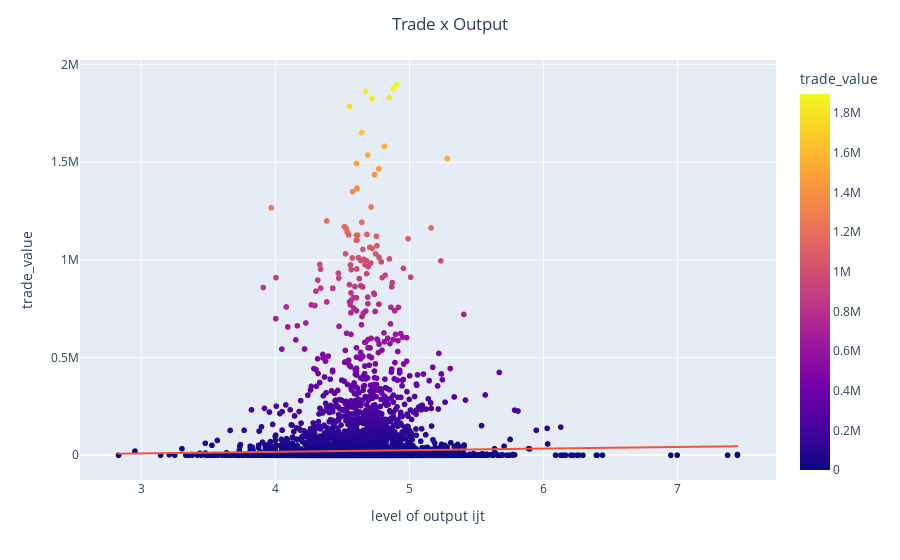

The code cell stored with this chart in its notebook:
### Code cell
fig = px.scatter(data.dropna(), y="trade_value", x="level of output ijt", color="trade_value", trendline="ols")
fig.update_traces(textposition='top center')
fig.update_layout(title_text='Trade x Output', title_x=0.5)
fig.show()

### Figure 1 — Plotly figure (JSON) as saved in the notebook; plotly's stock layout.template omitted (floating-point values rounded to 4 significant figures; data arrays with more than 128 entries replaced by an {"elided": "..."} marker saying what was removed)
{"data": [{"hovertemplate": "level of output ijt=%{x}<br>trade_value=%{marker.color}<extra></extra>", "legendgroup": "", "marker": {"color": {"elided": "12306 float values"}, "coloraxis": "coloraxis", "symbol": "circle"}, "mode": "markers", "name": "", "showlegend": false, "textposition": "top center", "type": "scattergl", "x": {"elided": "12306 float values"}, "xaxis": "x", "y": {"elided": "12306 float values"}, "yaxis": "y"}, {"hovertemplate": "<b>OLS trendline</b><br>trade_value = 8254.65 * level of output ijt + -15373.2<br>R<sup>2</sup>=0.000353<br><br>level of output ijt=%{x}<br>trade_value=%{y} <b>(trend)</b><extra></extra>", "legendgroup": "", "marker": {"symbol": "circle"}, "mode": "lines", "name": "", "showlegend": false, "textposition": "top center", "type": "scattergl", "x": {"elided": "12306 float values"}, "xaxis": "x", "y": {"elided": "12306 float values"}, "yaxis": "y"}], "layout": {"coloraxis": {"colorbar": {"title": {"text": "trade_value"}}, "colorscale": [[0, "#0d0887"], [0.1111, "#46039f"], [0.2222, "#7201a8"], [0.3333, "#9c179e"], [0.4444, "#bd3786"], [0.5556, "#d8576b"], [0.6667, "#ed7953"], [0.7778, "#fb9f3a"], [0.8889, "#fdca26"], [1, "#f0f921"]]}, "legend": {"tracegroupgap": 0}, "margin": {"t": 60}, "title": {"text": "Trade x Output", "x": 0.5}, "xaxis": {"anchor": "y", "domain": [0, 1], "title": {"text": "level of output ijt"}}, "yaxis": {"anchor": "x", "domain": [0, 1], "title": {"text": "trade_value"}}}}
